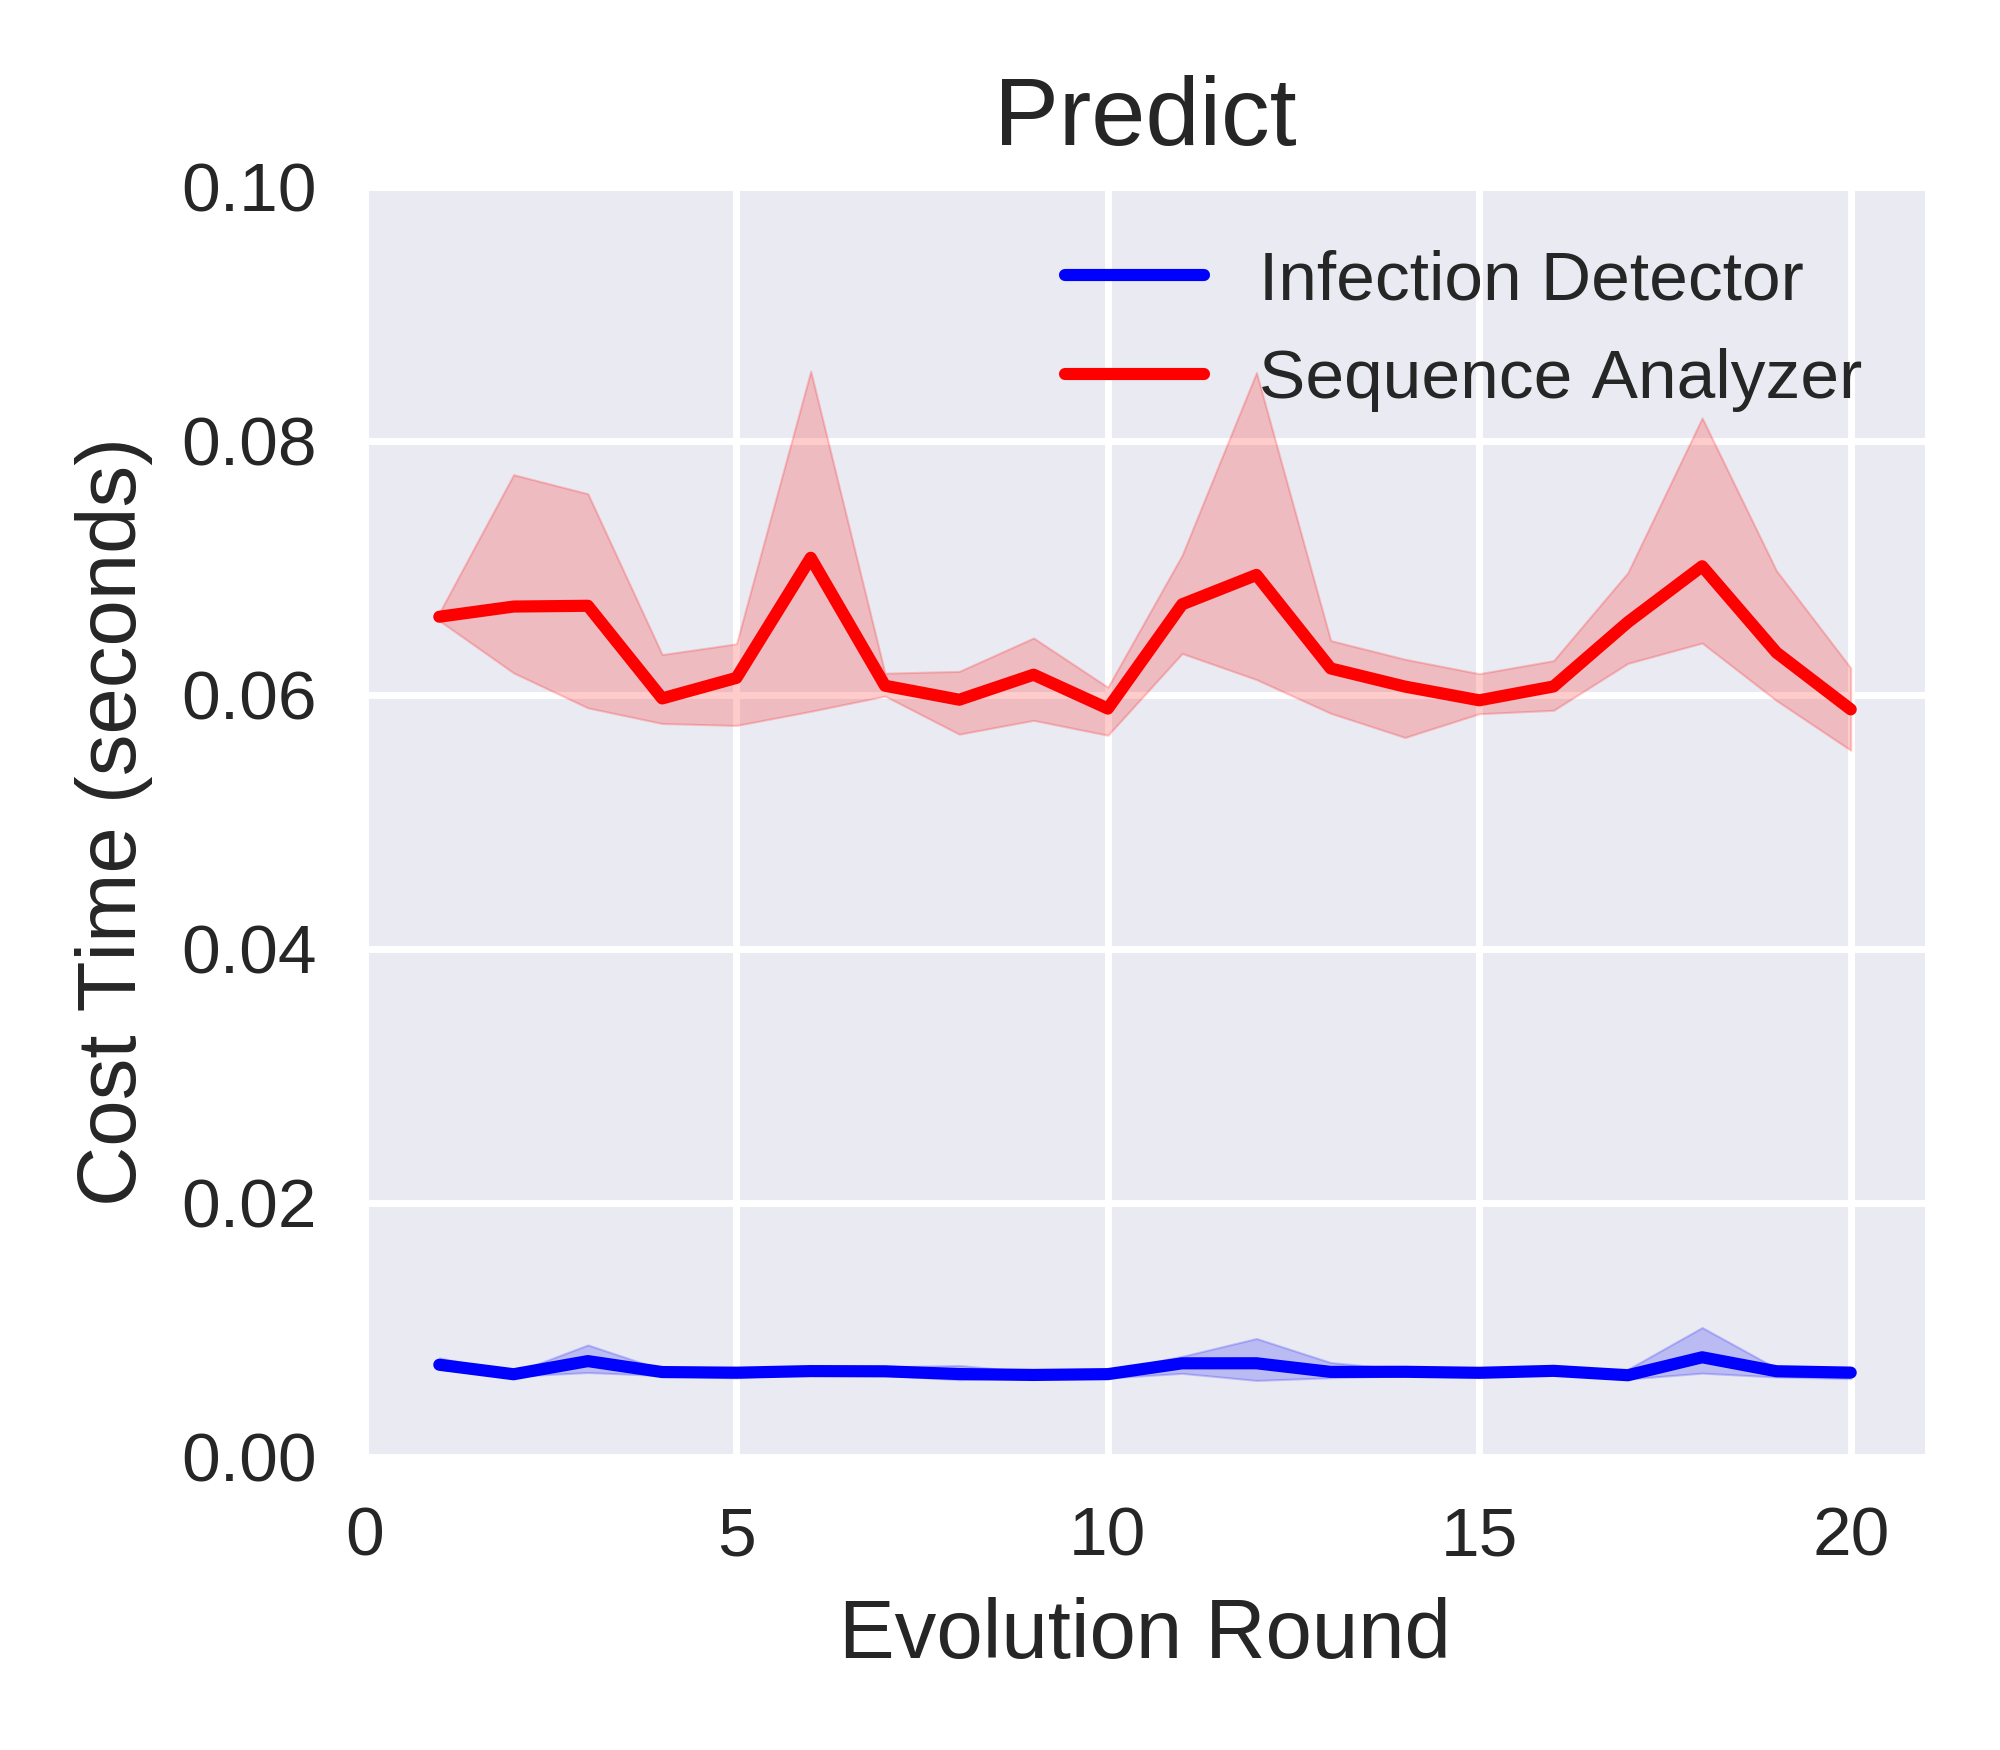

Reproduce this figure in Python.
import matplotlib.pyplot as plt
import pandas as pd
import seaborn as sns

infection_infer_costtime_file = pd.read_csv('infection_detector_infer_time_list.csv')
infection_infer_costtime_df = pd.DataFrame(infection_infer_costtime_file)

infection_infer_costtime_seed_0_df = infection_infer_costtime_df.drop(columns=['seed1','seed2'])  
infection_infer_costtime_seed_0_df.rename(columns={'seed0': 'costtime'}, inplace=True)

infection_infer_costtime_seed_1_df = infection_infer_costtime_df.drop(columns=['seed0','seed2'])  
infection_infer_costtime_seed_1_df.rename(columns={'seed1': 'costtime'}, inplace=True)

infection_infer_costtime_seed_2_df = infection_infer_costtime_df.drop(columns=['seed0','seed1'])  
infection_infer_costtime_seed_2_df.rename(columns={'seed2': 'costtime'}, inplace=True)

print("infection_infer_costtime_df:\n",infection_infer_costtime_df)  
print("infection_infer_costtime_seed_0_df:\n",infection_infer_costtime_seed_0_df)  
print("infection_infer_costtime_seed_1_df:\n",infection_infer_costtime_seed_1_df)  
print("infection_infer_costtime_seed_2_df:\n",infection_infer_costtime_seed_2_df)  



infection_infer_costtime_merge_df = pd.concat([infection_infer_costtime_seed_0_df, infection_infer_costtime_seed_1_df, infection_infer_costtime_seed_2_df])
# infection_infer_costtime_merge_df = pd.concat([infection_infer_costtime_df, infection_infer_costtime_df, infection_infer_costtime_df])

print("infection_infer_costtime_merge_df:\n",infection_infer_costtime_merge_df)  

infection_infer_costtime_merge_df = infection_infer_costtime_merge_df.reset_index(drop=True)

print("infection_infer_costtime_merge_df:\n",infection_infer_costtime_merge_df)  
#=======================================================

s2sanalyzer_infer_costtime_file = pd.read_csv('s2sanalyzer_infer_time_list.csv')
s2sanalyzer_infer_costtime_df = pd.DataFrame(s2sanalyzer_infer_costtime_file)

s2sanalyzer_infer_costtime_seed_0_df = s2sanalyzer_infer_costtime_df.drop(columns=['seed1','seed2'])  
s2sanalyzer_infer_costtime_seed_0_df.rename(columns={'seed0': 'costtime'}, inplace=True)

s2sanalyzer_infer_costtime_seed_1_df = s2sanalyzer_infer_costtime_df.drop(columns=['seed0','seed2'])  
s2sanalyzer_infer_costtime_seed_1_df.rename(columns={'seed1': 'costtime'}, inplace=True)

s2sanalyzer_infer_costtime_seed_2_df = s2sanalyzer_infer_costtime_df.drop(columns=['seed0','seed1'])  
s2sanalyzer_infer_costtime_seed_2_df.rename(columns={'seed2': 'costtime'}, inplace=True)

print("s2sanalyzer_infer_costtime_df:\n",s2sanalyzer_infer_costtime_df)  
print("s2sanalyzer_infer_costtime_seed_0_df:\n",s2sanalyzer_infer_costtime_seed_0_df)  
print("s2sanalyzer_infer_costtime_seed_1_df:\n",s2sanalyzer_infer_costtime_seed_1_df)  
print("s2sanalyzer_infer_costtime_seed_2_df:\n",s2sanalyzer_infer_costtime_seed_2_df)  



s2sanalyzer_infer_costtime_merge_df = pd.concat([s2sanalyzer_infer_costtime_seed_0_df, s2sanalyzer_infer_costtime_seed_1_df, s2sanalyzer_infer_costtime_seed_2_df])
# s2sanalyzer_infer_costtime_merge_df = pd.concat([s2sanalyzer_infer_costtime_df, s2sanalyzer_infer_costtime_df, s2sanalyzer_infer_costtime_df])

print("s2sanalyzer_infer_costtime_merge_df:\n",s2sanalyzer_infer_costtime_merge_df)  

s2sanalyzer_infer_costtime_merge_df = s2sanalyzer_infer_costtime_merge_df.reset_index(drop=True)

print("s2sanalyzer_infer_costtime_merge_df:\n",s2sanalyzer_infer_costtime_merge_df)  
#=======================================================



# sns.set_theme(style="darkgrid")
plt.style.use('seaborn') 
# plt.style.use('default') 
# plt.style.use('seaborn-deep') 

# plt.figure(figsize=(4, 3.5), dpi=500)
_, ax = plt.subplots(nrows=1, ncols=1, figsize=(4, 3.5), tight_layout=True, dpi=500) #dpi=100 分辨率


# sns_plot=sns.lineplot(data=infection_infer_costtime_merge_df, x='round', y='costtime', color='b')


sns_plot=sns.lineplot(data=infection_infer_costtime_merge_df, x='round', y='costtime', color='b',label='Infection Detector')

sns_plot=sns.lineplot(data=s2sanalyzer_infer_costtime_merge_df, x='round', y='costtime', color='r', label='Sequence Analyzer')



ax.set_xlabel('Evolution Round', fontsize=12)
ax.set_ylabel('Cost Time (seconds)', fontsize=12)
ax.set_title('Predict', fontsize=14); 
plt.ylim(0, 0.1)
# plt.ylim(0.005, 0.011)
# 调整横坐标显示范围
plt.xlim(0, 21)
# 调整横坐标显示范围
# plt.xlim(1, 40)
# 设置y轴刻度为科学记数法
# ax.ticklabel_format(axis='y', style='sci', scilimits=(0,0))
plt.legend(loc='best')

savepath = f'/home/huan1932/ARIoTEDef-Actual/drawfigure/Section8.6/test-time/merge-predict'
savename = f'line-shadow-figure-inf-seq-infer-costtime-seed012'
plt.savefig(fname=f'{savepath}/{savename}.png',dpi=500)
plt.close   
